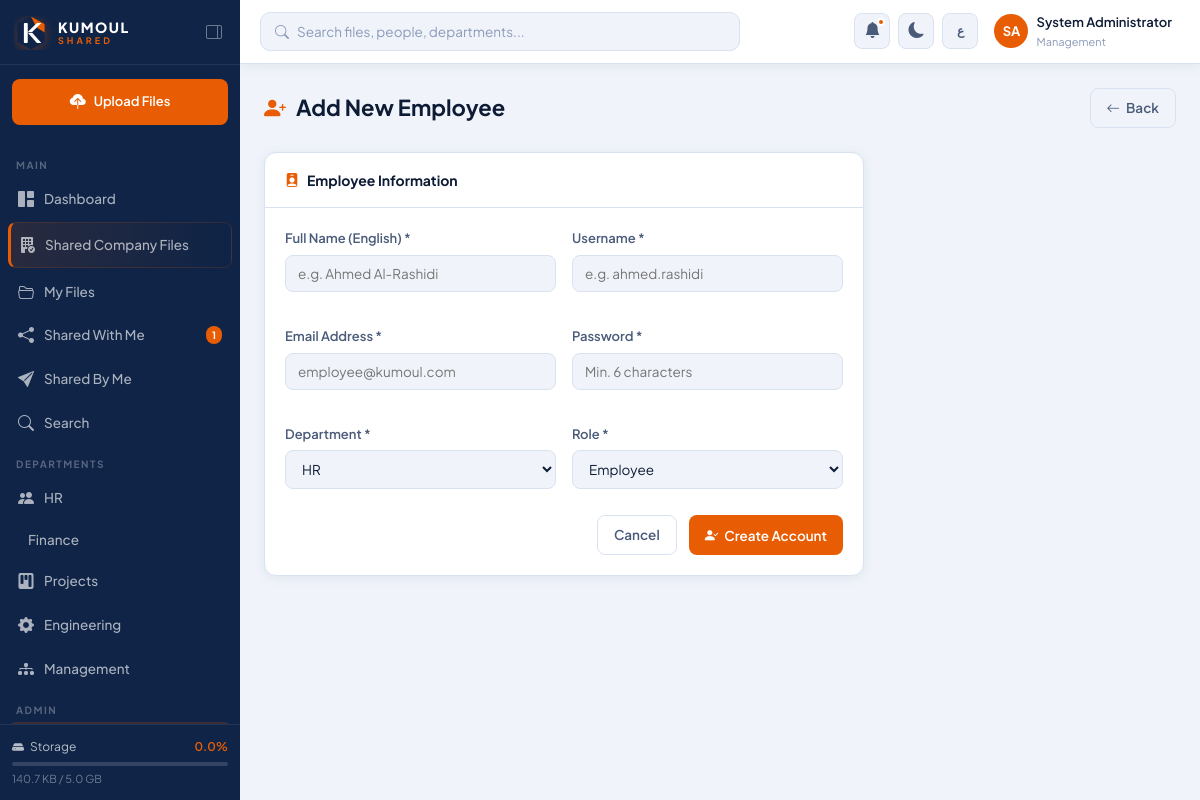
/admin/users/create (signed in), run on the app's committed database.
### app/models.py (models this page shows, shortened)
class User(UserMixin, db.Model):
    __tablename__ = 'users'
    id = db.Column(db.Integer, primary_key=True)
    username = db.Column(db.String(80), unique=True, nullable=False)
    email = db.Column(db.String(120), unique=True, nullable=False)
    full_name = db.Column(db.String(150), nullable=False)
    full_name_ar = db.Column(db.String(150))
    department = db.Column(db.String(100), nullable=False, default='General')
    role = db.Column(db.String(20), nullable=False, default='employee')
    password_hash = db.Column(db.String(256), nullable=False)
    is_active = db.Column(db.Boolean, default=True)
    avatar_color = db.Column(db.String(20), default='#1a3a6b')
    storage_used = db.Column(db.BigInteger, default=0)
    storage_limit = db.Column(db.BigInteger, default=5 * 1024 * 1024 * 1024)
    created_at = db.Column(db.DateTime, default=datetime.utcnow)
    last_login = db.Column(db.DateTime)
    theme = db.Column(db.String(10), default='light')
    language = db.Column(db.String(5), default='en')
    files = db.relationship('File', backref='owner', lazy='dynamic', foreign_keys='File.owner_id')
    folders = db.relationship('Folder', backref='owner', lazy='dynamic', foreign_keys='Folder.owner_id')
    notifications = db.relationship('Notification', backref='user', lazy='dynamic')
    sent_shares = db.relationship('FileShare', backref='sender', lazy='dynamic', foreign_keys='FileShare.sender_id')
    received_shares = db.relationship('FileShare', backref='recipient', lazy='dynamic', foreign_keys='FileShare.recipient_id')
    def get_initials(self):
        parts = self.full_name.split()
        if len(parts) >= 2:
            return parts[0][0].upper() + parts[-1][0].upper()
        return self.full_name[:2].upper()
    def storage_percent(self):
        if self.storage_limit == 0:
            return 0
        return min(100, round((self.storage_used / self.storage_limit) * 100, 1))

### app/routes/admin.py (the view, shortened to what this page needs)
@admin_bp.route('/users/create', methods=['GET', 'POST'])
@login_required
@admin_required
def create_user():
    return render_template('admin/create_user.html', departments=DEPARTMENTS)

### app/__init__.py (called while the page is built)
def _fmt_bytes(size):
    if not size:
        return '0 B'
    for unit in ['B', 'KB', 'MB', 'GB', 'TB']:
        if size < 1024:
            return f"{size:.1f} {unit}"
        size /= 1024
    return f"{size:.1f} TB"

### app/models.py (called while the page is built)
@login_manager.user_loader
def load_user(user_id):
    return User.query.get(int(user_id))

### app/routes/admin.py (called while the page is built)
def admin_required(f):
    @wraps(f)
    def decorated(*args, **kwargs):
        if not current_user.is_authenticated or current_user.role != 'admin':
            abort(403)
        return f(*args, **kwargs)
    return decorated

### app/templates/admin/create_user.html (shortened to what this page needs)
{% extends 'base.html' %}
{% block content %}
<div class="page-header">
  <div class="page-title"><i class="bi bi-person-plus-fill"></i> Add New Employee</div>
  <a href="{{ url_for('admin.dashboard') }}" class="btn btn-outline"><i class="bi bi-arrow-left"></i> Back</a>
</div>
<div style="max-width:600px">
  <div class="card">
    <div class="card-header">
      <div class="card-title"><i class="bi bi-person-badge-fill"></i> Employee Information</div>
    </div>
    <div class="card-body">
      <form method="POST">
        <div style="display:grid;grid-template-columns:1fr 1fr;gap:16px">
          <div class="form-group">
            <label class="form-label">Full Name (English) *</label>
            <input type="text" name="full_name" class="form-control" placeholder="e.g. Ahmed Al-Rashidi" required>
          </div>
          <div class="form-group">
            <label class="form-label">Username *</label>
            <input type="text" name="username" class="form-control" placeholder="e.g. ahmed.rashidi" required>
          </div>
          <div class="form-group">
            <label class="form-label">Email Address *</label>
            <input type="email" name="email" class="form-control" placeholder="employee@kumoul.com" required>
          </div>
          <div class="form-group">
            <label class="form-label">Password *</label>
            <input type="password" name="password" class="form-control" placeholder="Min. 6 characters" required minlength="6">
          </div>
          <div class="form-group">
            <label class="form-label">Department *</label>
            <select name="department" class="form-control" required>
              {% for d in departments %}
              <option value="{{ d }}">{{ d }}</option>
              {% endfor %}
            </select>
          </div>
          <div class="form-group">
            <label class="form-label">Role *</label>
            <select name="role" class="form-control">
              <option value="employee">Employee</option>
            </select>
          </div>
        </div>
        <div style="display:flex;gap:12px;justify-content:flex-end;margin-top:8px">
          <a href="{{ url_for('admin.dashboard') }}" class="btn btn-outline">Cancel</a>
          <button type="submit" class="btn btn-orange">
            <i class="bi bi-person-check-fill"></i> Create Account
          </button>
        </div>
      </form>
    </div>
  </div>
</div>
{% endblock %}

### app/templates/base.html (shortened to what this page needs)
<!DOCTYPE html>
<html lang="{{ current_user.language if current_user.is_authenticated else 'en' }}"
      dir="{{ 'rtl' if (current_user.is_authenticated and current_user.language == 'ar') else 'ltr' }}"
      data-theme="{{ current_user.theme if current_user.is_authenticated else 'light' }}">
<head>
  <link href="https://cdn.jsdelivr.net/npm/bootstrap-icons@1.11.3/font/bootstrap-icons.css" rel="stylesheet">
  <link rel="stylesheet" href="{{ url_for('static', filename='css/main.css') }}">
</head>
<body>
{% if current_user.is_authenticated %}
<div class="sidebar" id="sidebar">
  <div class="sidebar-brand">
    <a href="{{ url_for('dashboard.home') }}" class="brand-logo-link">
      <div class="brand-logo-full">
        <div class="brand-text">
          <span class="brand-name">KUMOUL</span>
          <span class="brand-sub">SHARED</span>
        </div>
      </div>
    </a>
    <button class="sidebar-toggle-btn" id="sidebarToggle" title="Toggle sidebar">
      <i class="bi bi-layout-sidebar-reverse"></i>
    </button>
  </div>
  <div class="sidebar-quick-upload">
    <a href="{{ url_for('files.upload') }}" class="btn-quick-upload">
      <i class="bi bi-cloud-upload-fill"></i>
      <span>Upload Files</span>
    </a>
  </div>
  <nav class="sidebar-nav">
    <div class="nav-section-label">Main</div>
    <a href="{{ url_for('dashboard.home') }}"
       class="nav-link {% if request.endpoint == 'dashboard.home' %}active{% endif %}">
      <i class="bi bi-grid-1x2-fill"></i><span>Dashboard</span>
    </a>
    <a href="{{ url_for('company.index') }}"
       class="nav-link nav-link-company {% if 'company.' in (request.endpoint or '') %}active{% endif %}">
      <i class="bi bi-building-fill-check"></i>
      <span>Shared Company Files</span>
    </a>
    <a href="{{ url_for('files.list_files') }}"
       class="nav-link {% if request.endpoint in ['files.list_files','files.upload','files.view_file'] %}active{% endif %}">
      <i class="bi bi-folder2-open"></i><span>My Files</span>
    </a>
    <a href="{{ url_for('sharing.shared_with_me') }}"
       class="nav-link {% if request.endpoint == 'sharing.shared_with_me' %}active{% endif %}">
      <i class="bi bi-share-fill"></i>
      <span>Shared With Me</span>
      {% if unread_notifications > 0 %}
      <span class="nav-badge">{{ unread_notifications }}</span>
      {% endif %}
    </a>
    <a href="{{ url_for('sharing.shared_by_me') }}"
       class="nav-link {% if request.endpoint == 'sharing.shared_by_me' %}active{% endif %}">
      <i class="bi bi-send-fill"></i><span>Shared By Me</span>
    </a>
    <a href="{{ url_for('search.search') }}"
       class="nav-link {% if request.endpoint == 'search.search' %}active{% endif %}">
      <i class="bi bi-search"></i><span>Search</span>
    </a>
    <div class="nav-section-label">Departments</div>
    {% set dept_icons = {'HR':'people','Finance':'cash-stack','Projects':'kanban','Engineering':'gear','Management':'diagram-3'} %}
    {% for dept in ['HR','Finance','Projects','Engineering','Management'] %}
    <a href="{{ url_for('files.list_files', dept=dept) }}"
       class="nav-link {% if request.args.get('dept') == dept %}active{% endif %}">
      <i class="bi bi-{{ dept_icons[dept] }}-fill"></i>
      <span>{{ dept }}</span>
    </a>
    {% endfor %}
    {% if current_user.role == 'admin' %}
    <div class="nav-section-label">Admin</div>
    <a href="{{ url_for('admin.dashboard') }}"
       class="nav-link {% if 'admin' in (request.endpoint or '') %}active{% endif %}">
    </a>
    {% endif %}
  </nav>
  <div class="sidebar-footer">
    <div class="storage-widget">
      <div class="storage-header">
        <i class="bi bi-hdd-fill"></i>
        <span>Storage</span>
        <span class="storage-percent">{{ current_user.storage_percent() }}%</span>
      </div>
      <div class="storage-bar">
      </div>
      <div class="storage-detail">
        {{ format_bytes(current_user.storage_used) }} / {{ format_bytes(current_user.storage_limit) }}
      </div>
    </div>
  </div>
</div>
<div class="main-wrapper" id="mainWrapper">
  <header class="topbar">
    <div class="topbar-left">
      <form action="{{ url_for('search.search') }}" method="GET" class="topbar-search">
        <i class="bi bi-search search-icon"></i>
        <input type="text" name="q"
               placeholder="Search files, people, departments..."
               value="{{ request.args.get('q', '') }}" autocomplete="off">
      </form>
    </div>
    <div class="topbar-right">
      <div class="topbar-notif" id="notifBtn">
        <button class="icon-btn" title="Notifications">
          <i class="bi bi-bell-fill"></i>
          <span class="notif-dot" id="notifDot"
                {% if unread_notifications == 0 %}style="display:none"{% endif %}></span>
        </button>
      </div>
      <button class="icon-btn theme-toggle" id="themeToggle" title="Toggle dark/light mode">
        <i class="bi bi-{{ 'sun-fill' if current_user.theme == 'dark' else 'moon-fill' }}"></i>
      </button>
      <button class="icon-btn lang-toggle" id="langToggle" title="Toggle language">
        <span>{{ 'EN' if current_user.language == 'ar' else 'ع' }}</span>
      </button>
      <div class="topbar-user" id="userMenuBtn">
        <div class="user-avatar" style="background:{{ current_user.avatar_color }}">
          {{ current_user.get_initials() }}
        </div>
        <div class="user-info">
          <span class="user-name">{{ current_user.full_name }}</span>
          <span class="user-dept">{{ current_user.department }}</span>
        </div>
      </div>
    </div>
  </header>
  <main class="page-content">
    {% block content %}{% endblock %}
  </main>
</div>
{% else %}
  {% block auth_content %}{% endblock %}
{% endif %}
</body>
</html>

### data on the page
User: is_active True (drawn), storage_percent "0.0", storage_used "140.7 KB", storage_limit "5.0 GB", language "ع", get_initials "SA", full_name "System Administrator", department "Management"

### other printed values
{{ unread_notifications }} "1"
{{ dept }} "HR" "Finance" "Projects" "Engineering" "Management"
form field department "HR"
